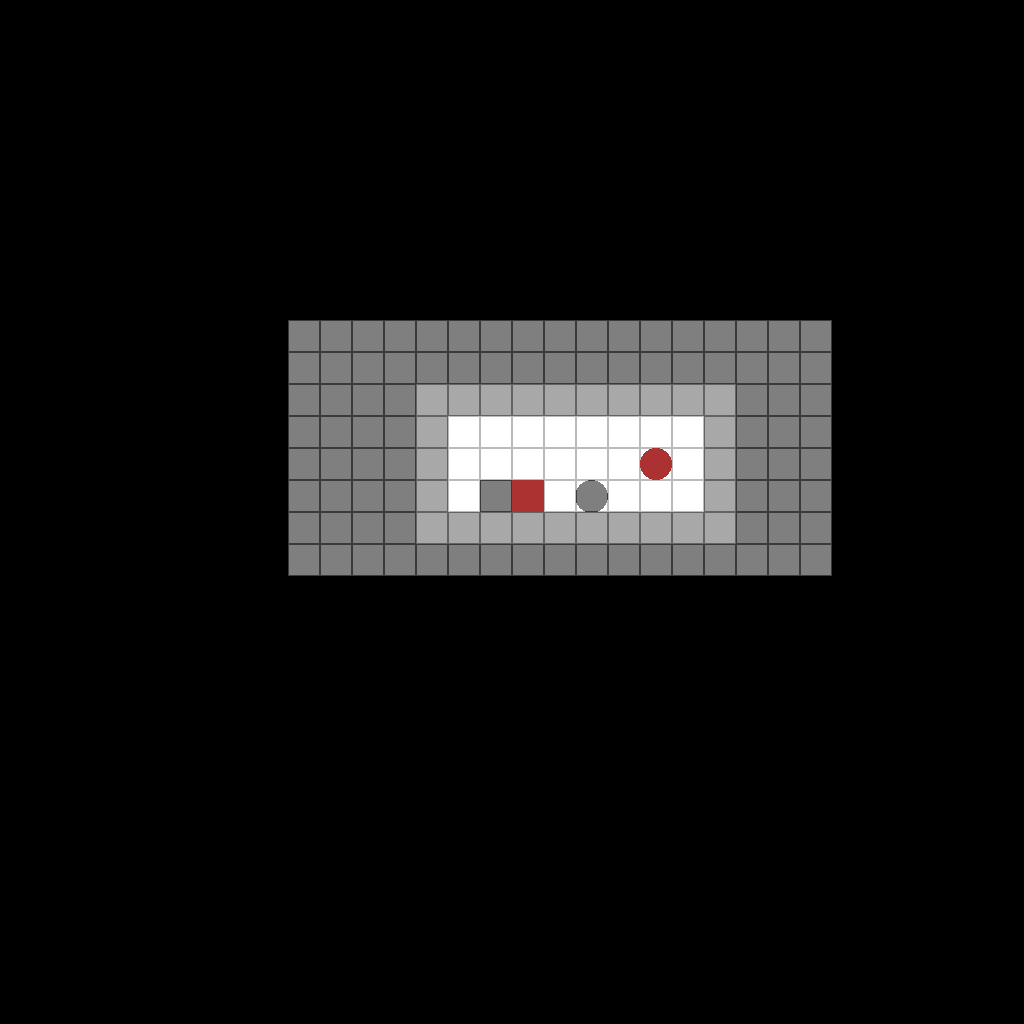

The image is a tile-based game level rendered from a .tmx file. Its description and complete source (layers, tilesets, objects, tile grids) follow:
An orthogonal 32x32 tile map with 32x32 px tiles, 3 tile layers (Platform, Floor, Objects).

<map version="1.0" tiledversion="1.1.5" orientation="orthogonal" renderorder="left-up" width="32" height="32" tilewidth="32" tileheight="32" infinite="0" nextobjectid="1">
 <tileset firstgid="1" source="Brackeys20201.tsx" />
 <layer name="Platform" width="32" height="32">
  <data encoding="csv">
0,0,0,0,0,0,0,0,0,0,0,0,0,0,0,0,0,0,0,0,0,0,0,0,0,0,0,0,0,0,0,0,
0,0,0,0,0,0,0,0,0,0,0,0,0,0,0,0,0,0,0,0,0,0,0,0,0,0,0,0,0,0,0,0,
0,0,0,0,0,0,0,0,0,0,0,0,0,0,0,0,0,0,0,0,0,0,0,0,0,0,0,0,0,0,0,0,
0,0,0,0,0,0,0,0,0,0,0,0,0,0,0,0,0,0,0,0,0,0,0,0,0,0,0,0,0,0,0,0,
0,0,0,0,0,0,0,0,0,0,0,0,0,0,0,0,0,0,0,0,0,0,0,0,0,0,0,0,0,0,0,0,
0,0,0,0,0,0,0,0,0,0,0,0,0,0,0,0,0,0,0,0,0,0,0,0,0,0,0,0,0,0,0,0,
0,0,0,0,0,0,0,0,0,0,0,0,0,0,0,0,0,0,0,0,0,0,0,0,0,0,0,0,0,0,0,0,
0,0,0,0,0,0,0,0,0,0,0,0,0,0,0,0,0,0,0,0,0,0,0,0,0,0,0,0,0,0,0,0,
0,0,0,0,0,0,0,0,0,0,0,0,0,0,0,0,0,0,0,0,0,0,0,0,0,0,0,0,0,0,0,0,
0,0,0,0,0,0,0,0,0,0,0,0,0,0,0,0,0,0,0,0,0,0,0,0,0,0,0,0,0,0,0,0,
0,0,0,0,0,0,0,0,0,0,0,0,0,0,0,0,0,0,0,0,0,0,0,0,0,0,0,0,0,0,0,0,
0,0,0,0,0,0,0,0,0,0,0,0,0,0,0,0,0,0,0,0,0,0,0,0,0,0,0,0,0,0,0,0,
0,0,0,0,0,0,0,0,0,0,0,0,0,4,4,4,4,4,4,4,4,4,4,0,0,0,0,0,0,0,0,0,
0,0,0,0,0,0,0,0,0,0,0,0,0,4,1,1,1,1,1,1,1,1,4,0,0,0,0,0,0,0,0,0,
0,0,0,0,0,0,0,0,0,0,0,0,0,4,1,1,1,1,1,1,1,1,4,0,0,0,0,0,0,0,0,0,
0,0,0,0,0,0,0,0,0,0,0,0,0,4,1,3,1,1,2,1,1,1,4,0,0,0,0,0,0,0,0,0,
0,0,0,0,0,0,0,0,0,0,0,0,0,4,4,4,4,4,4,4,4,4,4,0,0,0,0,0,0,0,0,0,
0,0,0,0,0,0,0,0,0,0,0,0,0,0,0,0,0,0,0,0,0,0,0,0,0,0,0,0,0,0,0,0,
0,0,0,0,0,0,0,0,0,0,0,0,0,0,0,0,0,0,0,0,0,0,0,0,0,0,0,0,0,0,0,0,
0,0,0,0,0,0,0,0,0,0,0,0,0,0,0,0,0,0,0,0,0,0,0,0,0,0,0,0,0,0,0,0,
0,0,0,0,0,0,0,0,0,0,0,0,0,0,0,0,0,0,0,0,0,0,0,0,0,0,0,0,0,0,0,0,
0,0,0,0,0,0,0,0,0,0,0,0,0,0,0,0,0,0,0,0,0,0,0,0,0,0,0,0,0,0,0,0,
0,0,0,0,0,0,0,0,0,0,0,0,0,0,0,0,0,0,0,0,0,0,0,0,0,0,0,0,0,0,0,0,
0,0,0,0,0,0,0,0,0,0,0,0,0,0,0,0,0,0,0,0,0,0,0,0,0,0,0,0,0,0,0,0,
0,0,0,0,0,0,0,0,0,0,0,0,0,0,0,0,0,0,0,0,0,0,0,0,0,0,0,0,0,0,0,0,
0,0,0,0,0,0,0,0,0,0,0,0,0,0,0,0,0,0,0,0,0,0,0,0,0,0,0,0,0,0,0,0,
0,0,0,0,0,0,0,0,0,0,0,0,0,0,0,0,0,0,0,0,0,0,0,0,0,0,0,0,0,0,0,0,
0,0,0,0,0,0,0,0,0,0,0,0,0,0,0,0,0,0,0,0,0,0,0,0,0,0,0,0,0,0,0,0,
0,0,0,0,0,0,0,0,0,0,0,0,0,0,0,0,0,0,0,0,0,0,0,0,0,0,0,0,0,0,0,0,
0,0,0,0,0,0,0,0,0,0,0,0,0,0,0,0,0,0,0,0,0,0,0,0,0,0,0,0,0,0,0,0,
0,0,0,0,0,0,0,0,0,0,0,0,0,0,0,0,0,0,0,0,0,0,0,0,0,0,0,0,0,0,0,0,
0,0,0,0,0,0,0,0,0,0,0,0,0,0,0,0,0,0,0,0,0,0,0,0,0,0,0,0,0,0,0,0
</data>
 </layer>
 <layer name="Floor" width="32" height="32" opacity="0.5">
  <data encoding="csv">
0,0,0,0,0,0,0,0,0,0,0,0,0,0,0,0,0,0,0,0,0,0,0,0,0,0,0,0,0,0,0,0,
0,0,0,0,0,0,0,0,0,0,0,0,0,0,0,0,0,0,0,0,0,0,0,0,0,0,0,0,0,0,0,0,
0,0,0,0,0,0,0,0,0,0,0,0,0,0,0,0,0,0,0,0,0,0,0,0,0,0,0,0,0,0,0,0,
0,0,0,0,0,0,0,0,0,0,0,0,0,0,0,0,0,0,0,0,0,0,0,0,0,0,0,0,0,0,0,0,
0,0,0,0,0,0,0,0,0,0,0,0,0,0,0,0,0,0,0,0,0,0,0,0,0,0,0,0,0,0,0,0,
0,0,0,0,0,0,0,0,0,0,0,0,0,0,0,0,0,0,0,0,0,0,0,0,0,0,0,0,0,0,0,0,
0,0,0,0,0,0,0,0,0,0,0,0,0,0,0,0,0,0,0,0,0,0,0,0,0,0,0,0,0,0,0,0,
0,0,0,0,0,0,0,0,0,0,0,0,0,0,0,0,0,0,0,0,0,0,0,0,0,0,0,0,0,0,0,0,
0,0,0,0,0,0,0,0,0,0,0,0,0,0,0,0,0,0,0,0,0,0,0,0,0,0,0,0,0,0,0,0,
0,0,0,0,0,0,0,0,0,0,0,0,0,0,0,0,0,0,0,0,0,0,0,0,0,0,0,0,0,0,0,0,
0,0,0,0,0,0,0,0,0,8,8,8,8,8,8,8,8,8,8,8,8,8,8,8,8,8,0,0,0,0,0,0,
0,0,0,0,0,0,0,0,0,8,8,8,8,8,8,8,8,8,8,8,8,8,8,8,8,8,0,0,0,0,0,0,
0,0,0,0,0,0,0,0,0,8,8,8,8,8,8,8,8,8,8,8,8,8,8,8,8,8,0,0,0,0,0,0,
0,0,0,0,0,0,0,0,0,8,8,8,8,8,8,8,8,8,8,8,8,8,8,8,8,8,0,0,0,0,0,0,
0,0,0,0,0,0,0,0,0,8,8,8,8,8,8,8,8,8,8,8,8,8,8,8,8,8,0,0,0,0,0,0,
0,0,0,0,0,0,0,0,0,8,8,8,8,8,8,8,8,8,8,8,8,8,8,8,8,8,0,0,0,0,0,0,
0,0,0,0,0,0,0,0,0,8,8,8,8,8,8,8,8,8,8,8,8,8,8,8,8,8,0,0,0,0,0,0,
0,0,0,0,0,0,0,0,0,8,8,8,8,8,8,8,8,8,8,8,8,8,8,8,8,8,0,0,0,0,0,0,
0,0,0,0,0,0,0,0,0,0,0,0,0,0,0,0,0,0,0,0,0,0,0,0,0,0,0,0,0,0,0,0,
0,0,0,0,0,0,0,0,0,0,0,0,0,0,0,0,0,0,0,0,0,0,0,0,0,0,0,0,0,0,0,0,
0,0,0,0,0,0,0,0,0,0,0,0,0,0,0,0,0,0,0,0,0,0,0,0,0,0,0,0,0,0,0,0,
0,0,0,0,0,0,0,0,0,0,0,0,0,0,0,0,0,0,0,0,0,0,0,0,0,0,0,0,0,0,0,0,
0,0,0,0,0,0,0,0,0,0,0,0,0,0,0,0,0,0,0,0,0,0,0,0,0,0,0,0,0,0,0,0,
0,0,0,0,0,0,0,0,0,0,0,0,0,0,0,0,0,0,0,0,0,0,0,0,0,0,0,0,0,0,0,0,
0,0,0,0,0,0,0,0,0,0,0,0,0,0,0,0,0,0,0,0,0,0,0,0,0,0,0,0,0,0,0,0,
0,0,0,0,0,0,0,0,0,0,0,0,0,0,0,0,0,0,0,0,0,0,0,0,0,0,0,0,0,0,0,0,
0,0,0,0,0,0,0,0,0,0,0,0,0,0,0,0,0,0,0,0,0,0,0,0,0,0,0,0,0,0,0,0,
0,0,0,0,0,0,0,0,0,0,0,0,0,0,0,0,0,0,0,0,0,0,0,0,0,0,0,0,0,0,0,0,
0,0,0,0,0,0,0,0,0,0,0,0,0,0,0,0,0,0,0,0,0,0,0,0,0,0,0,0,0,0,0,0,
0,0,0,0,0,0,0,0,0,0,0,0,0,0,0,0,0,0,0,0,0,0,0,0,0,0,0,0,0,0,0,0,
0,0,0,0,0,0,0,0,0,0,0,0,0,0,0,0,0,0,0,0,0,0,0,0,0,0,0,0,0,0,0,0,
0,0,0,0,0,0,0,0,0,0,0,0,0,0,0,0,0,0,0,0,0,0,0,0,0,0,0,0,0,0,0,0
</data>
 </layer>
 <layer name="Objects" width="32" height="32">
  <data encoding="csv">
0,0,0,0,0,0,0,0,0,0,0,0,0,0,0,0,0,0,0,0,0,0,0,0,0,0,0,0,0,0,0,0,
0,0,0,0,0,0,0,0,0,0,0,0,0,0,0,0,0,0,0,0,0,0,0,0,0,0,0,0,0,0,0,0,
0,0,0,0,0,0,0,0,0,0,0,0,0,0,0,0,0,0,0,0,0,0,0,0,0,0,0,0,0,0,0,0,
0,0,0,0,0,0,0,0,0,0,0,0,0,0,0,0,0,0,0,0,0,0,0,0,0,0,0,0,0,0,0,0,
0,0,0,0,0,0,0,0,0,0,0,0,0,0,0,0,0,0,0,0,0,0,0,0,0,0,0,0,0,0,0,0,
0,0,0,0,0,0,0,0,0,0,0,0,0,0,0,0,0,0,0,0,0,0,0,0,0,0,0,0,0,0,0,0,
0,0,0,0,0,0,0,0,0,0,0,0,0,0,0,0,0,0,0,0,0,0,0,0,0,0,0,0,0,0,0,0,
0,0,0,0,0,0,0,0,0,0,0,0,0,0,0,0,0,0,0,0,0,0,0,0,0,0,0,0,0,0,0,0,
0,0,0,0,0,0,0,0,0,0,0,0,0,0,0,0,0,0,0,0,0,0,0,0,0,0,0,0,0,0,0,0,
0,0,0,0,0,0,0,0,0,0,0,0,0,0,0,0,0,0,0,0,0,0,0,0,0,0,0,0,0,0,0,0,
0,0,0,0,0,0,0,0,0,0,0,0,0,0,0,0,0,0,0,0,0,0,0,0,0,0,0,0,0,0,0,0,
0,0,0,0,0,0,0,0,0,0,0,0,0,0,0,0,0,0,0,0,0,0,0,0,0,0,0,0,0,0,0,0,
0,0,0,0,0,0,0,0,0,0,0,0,0,0,0,0,0,0,0,0,0,0,0,0,0,0,0,0,0,0,0,0,
0,0,0,0,0,0,0,0,0,0,0,0,0,0,0,0,0,0,0,0,0,0,0,0,0,0,0,0,0,0,0,0,
0,0,0,0,0,0,0,0,0,0,0,0,0,0,0,0,0,0,0,0,6,0,0,0,0,0,0,0,0,0,0,0,
0,0,0,0,0,0,0,0,0,0,0,0,0,0,0,0,5,0,0,0,0,0,0,0,0,0,0,0,0,0,0,0,
0,0,0,0,0,0,0,0,0,0,0,0,0,0,0,0,0,0,0,0,0,0,0,0,0,0,0,0,0,0,0,0,
0,0,0,0,0,0,0,0,0,0,0,0,0,0,0,0,0,0,0,0,0,0,0,0,0,0,0,0,0,0,0,0,
0,0,0,0,0,0,0,0,0,0,0,0,0,0,0,0,0,0,0,0,0,0,0,0,0,0,0,0,0,0,0,0,
0,0,0,0,0,0,0,0,0,0,0,0,0,0,0,0,0,0,0,0,0,0,0,0,0,0,0,0,0,0,0,0,
0,0,0,0,0,0,0,0,0,0,0,0,0,0,0,0,0,0,0,0,0,0,0,0,0,0,0,0,0,0,0,0,
0,0,0,0,0,0,0,0,0,0,0,0,0,0,0,0,0,0,0,0,0,0,0,0,0,0,0,0,0,0,0,0,
0,0,0,0,0,0,0,0,0,0,0,0,0,0,0,0,0,0,0,0,0,0,0,0,0,0,0,0,0,0,0,0,
0,0,0,0,0,0,0,0,0,0,0,0,0,0,0,0,0,0,0,0,0,0,0,0,0,0,0,0,0,0,0,0,
0,0,0,0,0,0,0,0,0,0,0,0,0,0,0,0,0,0,0,0,0,0,0,0,0,0,0,0,0,0,0,0,
0,0,0,0,0,0,0,0,0,0,0,0,0,0,0,0,0,0,0,0,0,0,0,0,0,0,0,0,0,0,0,0,
0,0,0,0,0,0,0,0,0,0,0,0,0,0,0,0,0,0,0,0,0,0,0,0,0,0,0,0,0,0,0,0,
0,0,0,0,0,0,0,0,0,0,0,0,0,0,0,0,0,0,0,0,0,0,0,0,0,0,0,0,0,0,0,0,
0,0,0,0,0,0,0,0,0,0,0,0,0,0,0,0,0,0,0,0,0,0,0,0,0,0,0,0,0,0,0,0,
0,0,0,0,0,0,0,0,0,0,0,0,0,0,0,0,0,0,0,0,0,0,0,0,0,0,0,0,0,0,0,0,
0,0,0,0,0,0,0,0,0,0,0,0,0,0,0,0,0,0,0,0,0,0,0,0,0,0,0,0,0,0,0,0,
0,0,0,0,0,0,0,0,0,0,0,0,0,0,0,0,0,0,0,0,0,0,0,0,0,0,0,0,0,0,0,0
</data>
 </layer>
</map>
